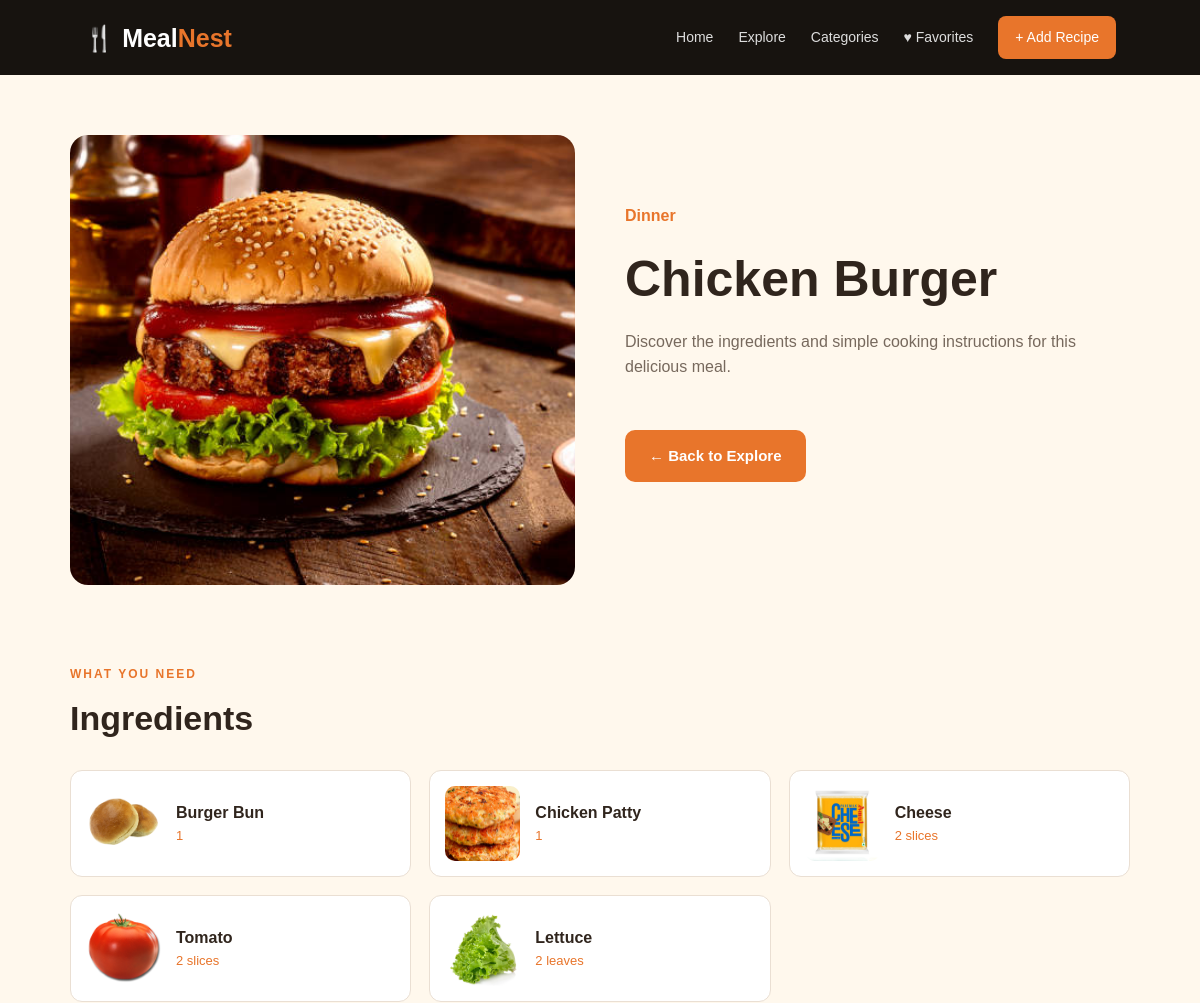
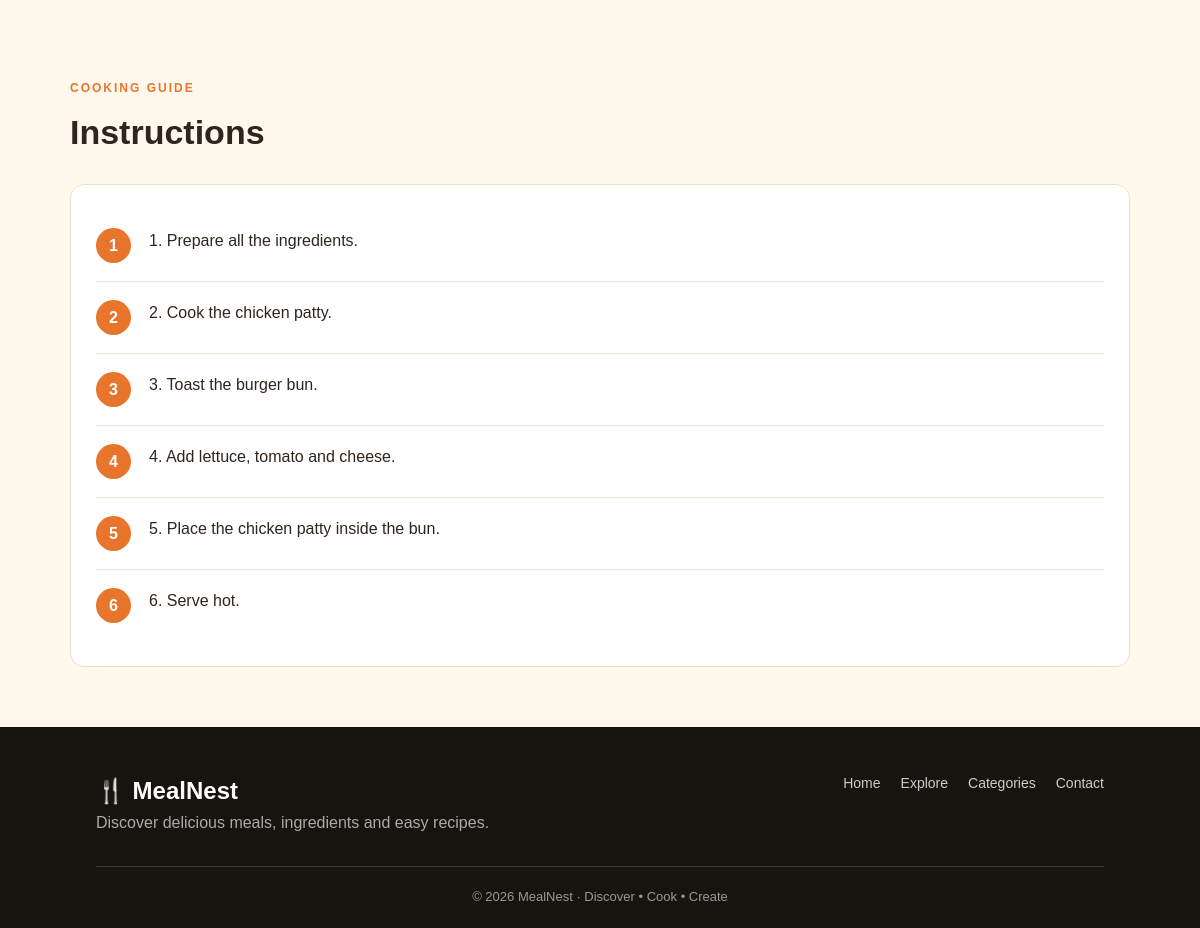
/recipe/1, run on the app's committed database (2 pictures, top to bottom).
### tables this page shows
CREATE TABLE meals (
            id INTEGER PRIMARY KEY AUTOINCREMENT,
            name TEXT NOT NULL,
            category TEXT NOT NULL,
            image TEXT NOT NULL,
            instructions TEXT NOT NULL
        );

CREATE TABLE ingredients (
            id INTEGER PRIMARY KEY AUTOINCREMENT,
            meal_id INTEGER NOT NULL,
            name TEXT NOT NULL,
            quantity TEXT,
            image TEXT NOT NULL,
            FOREIGN KEY (meal_id) REFERENCES meals(id)
        );

### app.py (the view, shortened to what this page needs)
@app.route("/recipe/<int:meal_id>")
def recipe(meal_id):
    conn = get_db()
    meal = conn.execute("""
        SELECT *
        FROM meals
        WHERE id = ?
    """, (meal_id,)).fetchone()
    ingredients = conn.execute("""
        SELECT *
        FROM ingredients
        WHERE meal_id = ?
        ORDER BY id
    """, (meal_id,)).fetchall()
    conn.close()
    return render_template(
        "recipe.html",
        meal=meal,
        ingredients=ingredients
    )

### database.py (called while the page is built)
def get_db():
    conn = sqlite3.connect(DATABASE)
    conn.row_factory = sqlite3.Row
    return conn

### templates/recipe.html (shortened to what this page needs)
{% extends "base.html" %}
{% block content %}
<section class="recipe-page">
    <div class="recipe-header">
        <div class="recipe-main-image">
            <img
                src="{{ url_for(
                    'static',
                    filename=meal.image
                ) }}"
                alt="{{ meal.name }}">
        </div>
        <div class="recipe-intro">
            <span class="recipe-category">
                {{ meal.category }}
            </span>
            <h1>
                {{ meal.name }}
            </h1>
            <p>
                Discover the ingredients and
                simple cooking instructions
                for this delicious meal.
            </p>
            <a href="{{ url_for('explore') }}" class="back-explore-btn">
                ← Back to Explore
            </a>
        </div>
    </div>
    <section class="recipe-section">
        <div class="recipe-section-title">
            <span>
                WHAT YOU NEED
            </span>
            <h2>
                Ingredients
            </h2>
        </div>
        <div class="ingredients-grid">
            {% for ingredient in ingredients %}
            <div class="ingredient-card">
                {% if ingredient.image %}
                <img
                    src="{{ url_for(
                        'static',
                        filename=ingredient.image
                    ) }}"
                    alt="{{ ingredient.name }}">
                {% else %}
                <div class="ingredient-placeholder">
                    🥕
                </div>
                {% endif %}
                <div>
                    <h3>
                        {{ ingredient.name }}
                    </h3>
                    <p>
                        {{ ingredient.quantity }}
                    </p>
                </div>
            </div>
            {% else %}
            <p>
                No ingredients available.
            </p>
            {% endfor %}
        </div>
    </section>
    <section class="recipe-section instructions">
        <div class="recipe-section-title">
            <span>
                COOKING GUIDE
            </span>
            <h2>
                Instructions
            </h2>
        </div>
        <div class="instructions-box">
            {% if meal.instructions %}
                {% for step in meal.instructions.split('\n') %}
                    {% if step.strip() %}
                    <div class="instruction-step">
                        <span class="step-number">
                            {{ loop.index }}
                        </span>
                        <p>
                            {{ step }}
                        </p>
                    </div>
                    {% endif %}
                {% endfor %}
            {% else %}
                <p>
                    No cooking instructions available.
                </p>
            {% endif %}
        </div>
    </section>
</section>
{% endblock %}

### templates/base.html (shortened to what this page needs)
<!DOCTYPE html>
<html lang="en">
<head>
    <link rel="stylesheet"
          href="{{ url_for('static', filename='css/style.css') }}">
</head>
<body>
<header class="navbar">
    <a href="{{ url_for('home') }}"
       class="logo">
        <span>🍴</span>
        Meal<span>Nest</span>
    </a>
    <nav>
        <a href="{{ url_for('home') }}">
            Home
        </a>
        <a href="{{ url_for('explore') }}">
            Explore
        </a>
        <a href="{{ url_for('categories') }}">
            Categories
        </a>
        <a href="{{ url_for('favorites') }}">
            ♥ Favorites
        </a>
        <a href="{{ url_for('add_recipe') }}"
           class="add-nav">
            + Add Recipe
        </a>
    </nav>
</header>
<main>
    {% block content %}
    {% endblock %}
</main>
<footer>
    <div class="footer-content">
        <div>
            <h2>
                🍴 MealNest
            </h2>
            <p>
                Discover delicious meals,
                ingredients and easy recipes.
            </p>
        </div>
        <div class="footer-links">
            <a href="{{ url_for('home') }}">
                Home
            </a>
            <a href="{{ url_for('explore') }}">
                Explore
            </a>
            <a href="{{ url_for('categories') }}">
                Categories
            </a>
            <a href="{{ url_for('contact') }}">
                Contact
            </a>
        </div>
    </div>
    <div class="footer-bottom">
        © 2026 MealNest · Discover • Cook • Create
    </div>
</footer>
</body>
</html>

### static/css/style.css (style rules this page uses)
* { margin: 0; padding: 0; box-sizing: border-box; }
:root { --dark: #17130f; --dark-card: #241d17; --cream: #fff8ed; --orange: #e8752b; --gold: #f3a84b; --text: #30251d; --light-text: #77695d; --white: #ffffff; --border: #eadfd3; }
body { font-family: Arial, Helvetica, sans-serif; background: var(--cream); color: var(--text); line-height: 1.6; }
a { text-decoration: none; color: inherit; }
img { max-width: 100%; display: block; }
.navbar { height: 75px; padding: 0 7%; display: flex; align-items: center; justify-content: space-between; background: var(--dark); color: white; position: sticky; top: 0; z-index: 1000; }
.logo { font-size: 25px; font-weight: bold; color: white; }
.logo span:last-child { color: var(--orange); }
.logo > span:first-child { color: var(--gold); }
.navbar nav { display: flex; align-items: center; gap: 25px; }
.navbar nav a { color: #ddd; font-size: 14px; transition: 0.3s; }
.navbar .add-nav { background: var(--orange); color: white; padding: 10px 17px; border-radius: 8px; }
.section-title span, .page-header span, .recipe-section-title span, .form-heading span, .contact-info > span { color: var(--orange); font-size: 12px; font-weight: bold; letter-spacing: 2px; }
.recipe-page { max-width: 1100px; margin: 60px auto; padding: 0 20px; }
.recipe-header { display: grid; grid-template-columns: 1fr 1fr; gap: 50px; align-items: center; }
.recipe-main-image { height: 450px; border-radius: 18px; overflow: hidden; }
.recipe-main-image img { width: 100%; height: 100%; object-fit: cover; }
.recipe-category { color: var(--orange); font-weight: bold; }
.recipe-intro h1 { font-size: 50px; margin: 10px 0; }
.recipe-intro p { color: var(--light-text); margin-bottom: 25px; }
.recipe-section { margin-top: 75px; }
.recipe-section-title h2 { font-size: 34px; margin-top: 5px; }
.ingredients-grid { margin-top: 25px; display: grid; grid-template-columns: repeat(3, 1fr); gap: 18px; }
.ingredient-card { background: white; border: 1px solid var(--border); border-radius: 12px; padding: 15px; display: flex; align-items: center; gap: 15px; }
.ingredient-card img, .ingredient-placeholder { width: 75px; height: 75px; flex-shrink: 0; border-radius: 10px; object-fit: cover; }
.ingredient-card h3 { font-size: 16px; }
.ingredient-card p { color: var(--orange); font-size: 13px; }
.instructions-box { margin-top: 25px; background: white; border-radius: 14px; padding: 25px; border: 1px solid var(--border); }
.instruction-step { display: flex; gap: 18px; padding: 18px 0; border-bottom: 1px solid var(--border); }
.instruction-step:last-child { border-bottom: 0; }
.step-number { width: 35px; height: 35px; flex-shrink: 0; background: var(--orange); color: white; border-radius: 50%; display: flex; align-items: center; justify-content: center; font-weight: bold; }
footer { background: var(--dark); color: white; padding: 45px 8% 20px; }
.footer-content { display: flex; justify-content: space-between; gap: 30px; max-width: 1100px; margin: auto; }
.footer-content h2 { color: white; }
.footer-content p { color: #aaa; max-width: 400px; }
.footer-links { display: flex; gap: 20px; flex-wrap: wrap; }
.footer-links a { color: #ccc; font-size: 14px; }
.footer-bottom { max-width: 1100px; margin: 30px auto 0; padding-top: 20px; border-top: 1px solid #3b332c; text-align: center; color: #999; font-size: 13px; }
.back-explore-btn { display: inline-block; margin: 25px 0 35px; padding: 12px 22px; background: #e8752b; color: #ffffff !important; text-decoration: none; border-radius: 10px; font-size: 15px; font-weight: 700; border: 2px solid #e8752b; transition: all 0.3s ease; }

### data on the page
meals: image (picture), category "Dinner", name "Chicken Burger"
ingredients: image (picture), name "Burger Bun", quantity "1"
ingredients: image (picture), name "Chicken Patty", quantity "1"
ingredients: image (picture), name "Cheese", quantity "2 slices"
ingredients: image (picture), name "Tomato", quantity "2 slices"
ingredients: image (picture), name "Lettuce", quantity "2 leaves"

### other printed values
{{ step }} "1. Prepare all the ingredients." "2. Cook the chicken patty." "3. Toast the burger bun." "4. Add lettuce, tomato and cheese." "5. Place the chicken patty inside the bun." "6. Serve hot."
